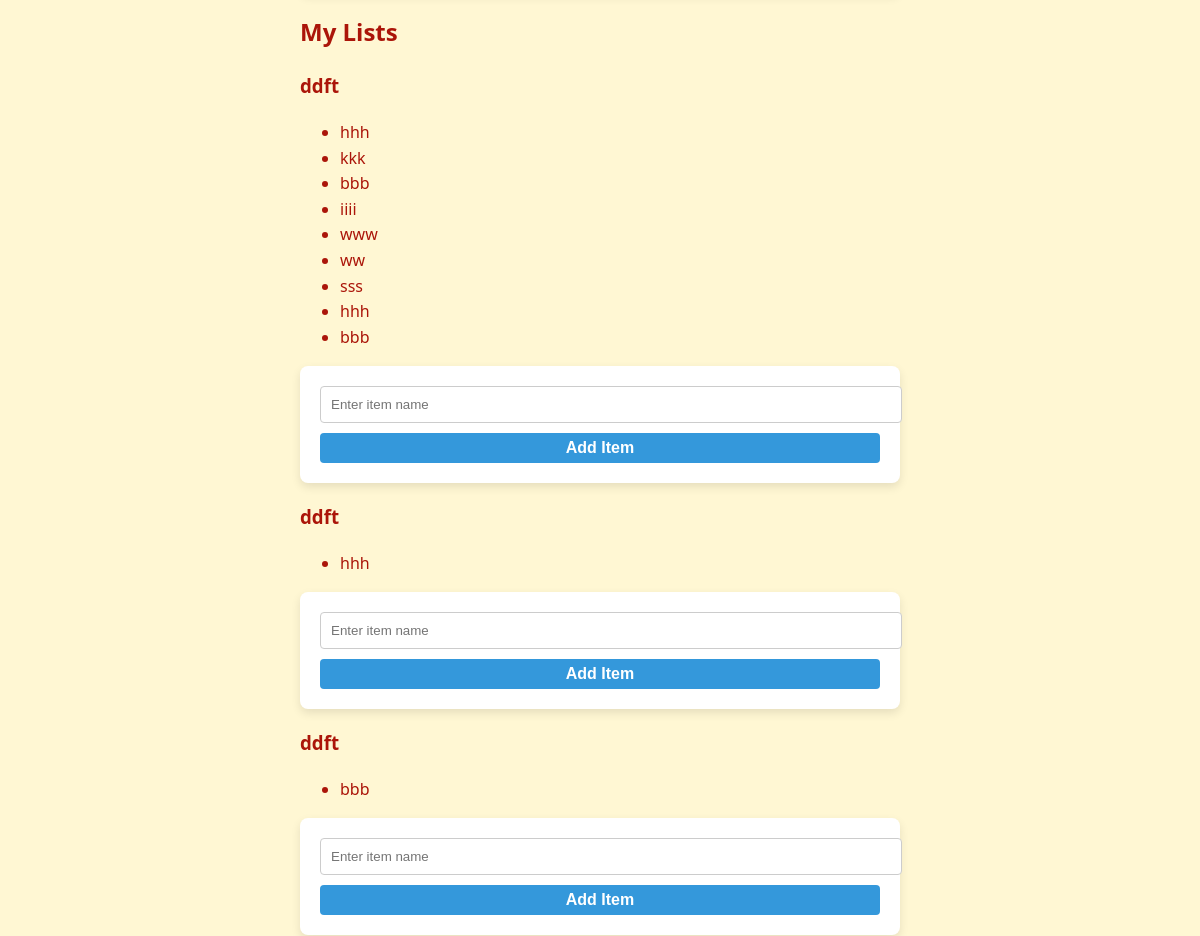
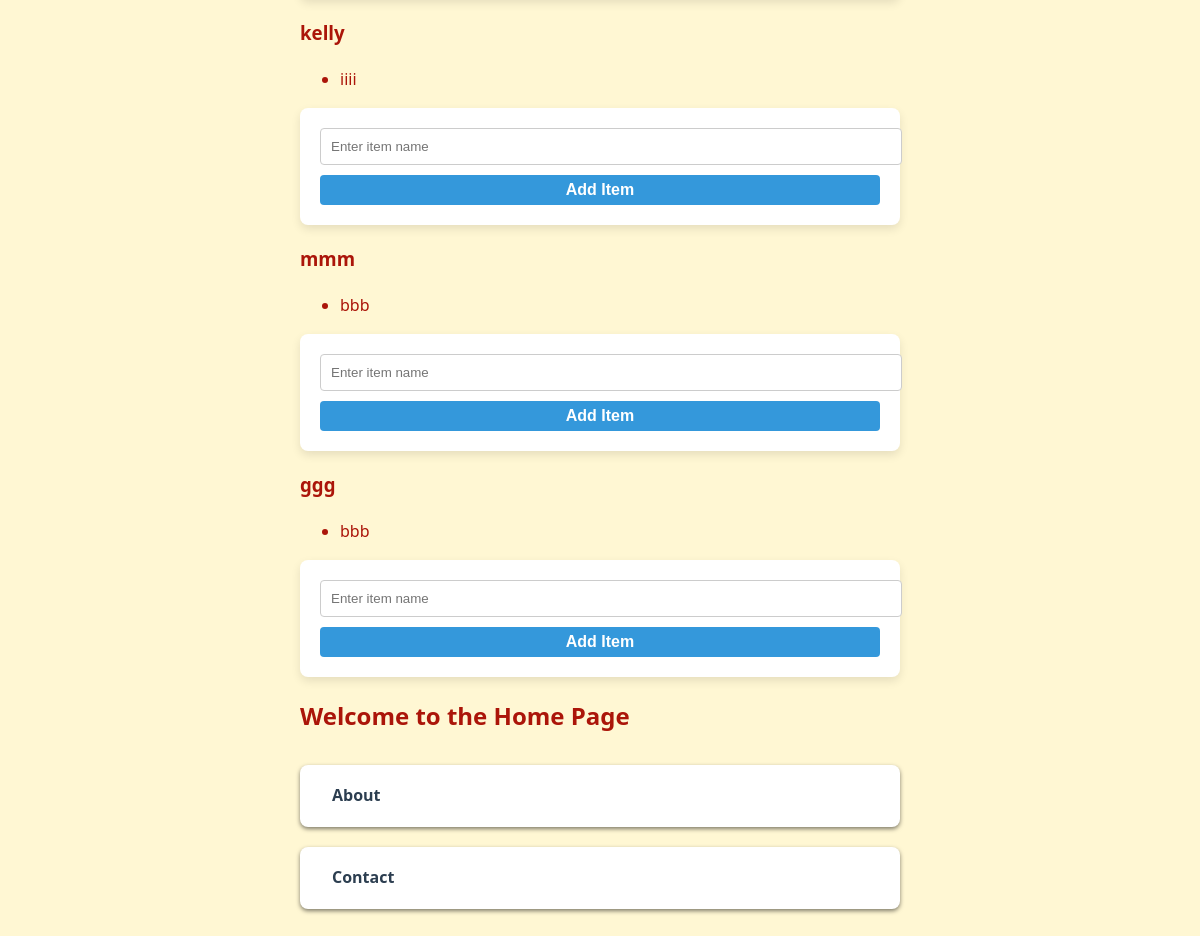
Page / (signed in, lower part) on the earlier database version (2 pictures, top to bottom).
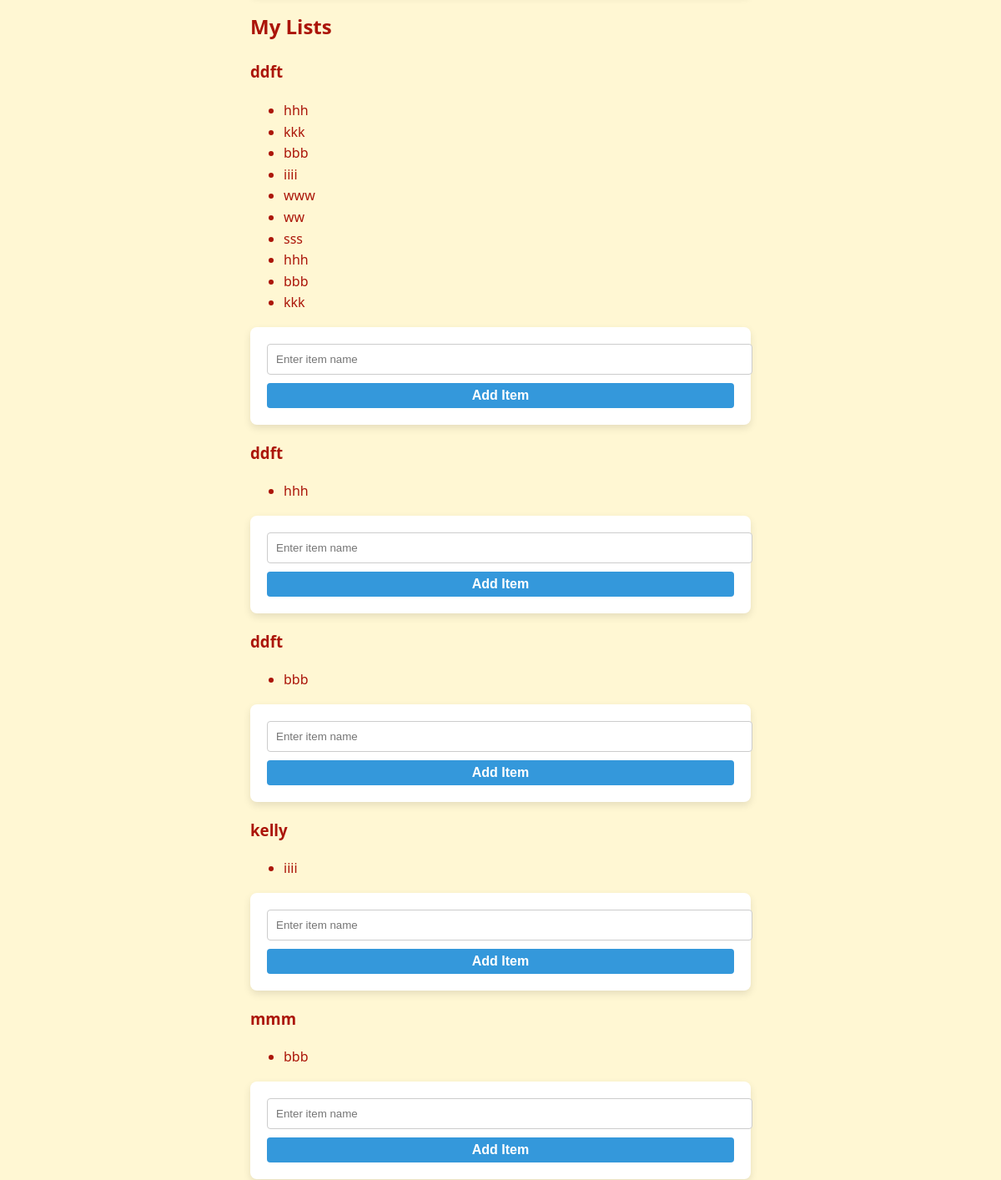
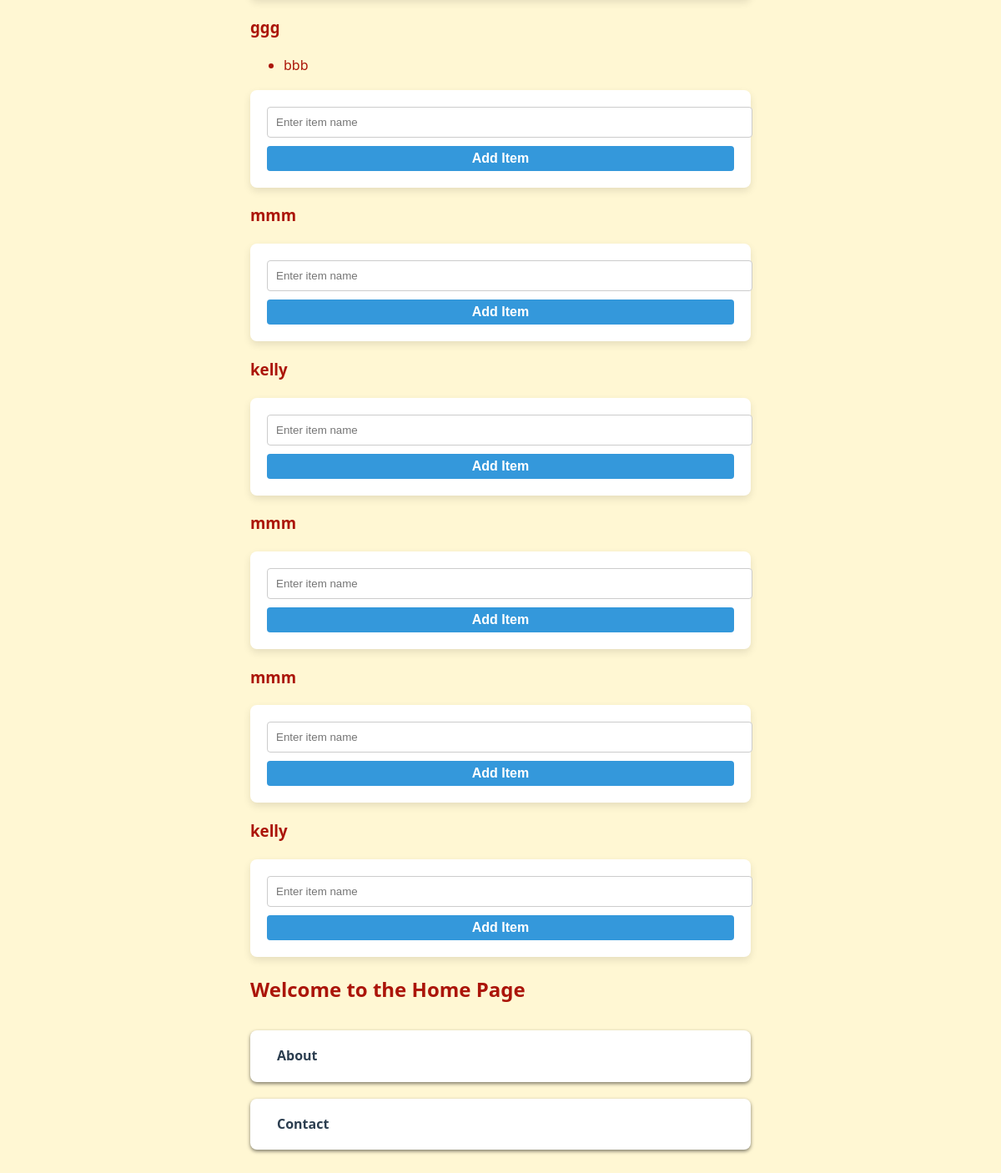
Same page on the later database version (2 pictures, top to bottom).
### site.py (models this page shows)
class Group(db.Model):
    id = db.Column(db.Integer, primary_key=True)
    name = db.Column(db.String(100), nullable=False)
    user_id = db.Column(db.Integer, db.ForeignKey('user.id'), nullable=False)
    items = db.relationship('Item', backref='group', lazy=True)

class Item(db.Model):
    id = db.Column(db.Integer, primary_key=True)
    text = db.Column(db.String(200), nullable=False)
    group_id = db.Column(db.Integer, db.ForeignKey('group.id'), nullable=False)

### site.py (the view)
@app.route('/')
def home():
    username = session.get('username')
    lists = []
    if username:
        user = User.query.filter_by(username=username).first()
        if user:
            lists = Group.query.filter_by(user_id=user.id).all()
    return render_template('index.html', username=username, lists=lists)

### templates/index.html (shortened to what this page needs)
<!DOCTYPE html>
<html lang="en">
<head>
    <link rel="stylesheet" href="{{ url_for('static', filename='style.css') }}">
</head>
<body>
    {% if username %}
        <h2>My Lists</h2>
        <div class='group-container' id='lists-container'>
            {% if lists %}
                {% for list in lists %}
                    <div class='group-card' id='list-card-{{ list.id }}'>
                        <h3>{{ list.name }}</h3>
                        <ul class='item-list' id='items-{{ list.id }}'>
                            {% for item in list.items %}
                                <li>{{ item.text }}</li>
                            {% endfor %}
                        </ul>
                        <form hx-post="{{ url_for('add_item', list_id=list.id) }}"
                              hx-target="#items-{{ list.id }}"
                              hx-swap="innerHTML"
                              hx-on::after-request="this.reset()"
                              style="margin-top: 15px;">
                            <input type="text" name="text" required placeholder="Enter item name" style="width: 100%; margin-bottom: 10px;">
                            <button type="submit" style='font-size: 16px; padding: 6px 12px;'>Add Item</button>
                        </form>
                    </div>
                {% endfor %}
            {% else %}
                <p>You have no lists yet. Create one above!</p>
            {% endif %}
        </div>
    {% else %}
        <p>Please <a href="{{url_for('login')}}">log in</a> or <a href="{{ url_for('register')}}">register</a> to view your lists.</p>
    {% endif %}
    <main>
        <selection>
            <h2>Welcome to the Home Page</h2>
        </selection>
        <nav style="margin-top: 30px;">
            <a href="/about">About</a>
        </nav>
        <nav>
            <a href="/contact">Contact</a>
        </nav>
    </main>
</body>
</html>

Differences in the rows shown:
added Item: text "kkk", shown under Group (number 1 of 11 on the later page)
added Group: name "mmm"
added Group: name "kelly"
added Group: name "mmm"
added Group: name "mmm"
added Group: name "kelly"
